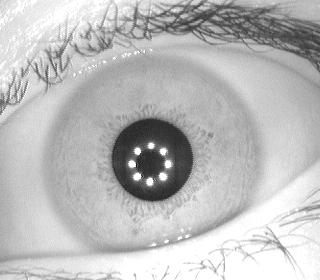
#> input picture images/img.png, 320 x 280 px
$ python -i normalize.py   (imports and definitions only)
#> lines starting #> are read from the running program, lines starting #| are printed output that depends on the picture; after the words box and inside, x2 and y2 are one past the last pixel; in counts of white or black regions, pixels touching at a corner belong together
### detect.py
import cv2 as cv
import numpy as np


def find_pupil(img):
    """Finds pupil on a given image.

    :param img: Grayscale image

    :return: Tuple with coordinates and radius of enclosing circle.
    """

    P = np.sum(img) / img.size

    pupil_thresh = P / 2
    _, pupil = cv.threshold(img, pupil_thresh, 255, 0)

    # remove eyelashes
    pupil = _morph_open(pupil, r=4, iters=1)

    (x, y), radius = _find_enclosing_circle(pupil)

    # entire iris circle must be inside img
    max_radius = min(x, y, img.shape[0]-y, img.shape[1]-x) - 2
    radius = min(radius, max_radius)

    return (x, y), radius


def find_iris(img, pupil_x, pupil_y, pupil_r):
    """Finds iris on a given image.

    :param img: Grayscale image
    :param pupil_x: X coordinate of already detected pupil
    :param pupil_y: Y coordinate of already detected pupil
    :param pupil_r: Radius of already detected pupil

    :return: Tuple with coordinates and radius of enclosing circle.
    """
    height, width = img.shape

    # starting point for searching iris outer edge
    baseline_r = round(2 * pupil_r)

    circle_mask = np.zeros_like(img)
    cv.circle(circle_mask, (pupil_x, pupil_y), baseline_r, 1, 1)

    color_brightness_baseline = np.sum(circle_mask * img) / np.sum(circle_mask)
    color_brightness_threshold = color_brightness_baseline * 1.03

    max_r = min(pupil_x, pupil_y, height-pupil_y, width-pupil_x)  # img borders
    for iris_r in range(baseline_r, max_r):
        circle_mask = np.zeros_like(img)
        cv.circle(circle_mask, (pupil_x, pupil_y), iris_r, 1, 1)
        brightness = np.sum(circle_mask * img) / np.sum(circle_mask)

        if brightness > color_brightness_threshold:
            return (pupil_x, pupil_y), iris_r

    return (pupil_x, pupil_y), min(2 * pupil_r, max_r) - 1


def _morph_open(img, r=3, iters=1):
    """Apply morphological 'opening' operation to image.

    :param img: Binary image
    :param r: Kernel size
    :param iters: Number of times operation will be applied

    :return: Input image after appling all operations.
    """
    image = cv.bitwise_not(img)
    kernel = np.ones((r, r), np.uint8)
    return cv.bitwise_not(cv.morphologyEx(image, kernel=kernel, iterations=iters, op=cv.MORPH_OPEN))


def _find_enclosing_circle(img):
    """Finds enclosing circle around largest object on binary image.

    :param img: Binary image

    :return: Tuple with coordinates and radius of enclosing circle.
    """
    img = cv.bitwise_not(img)

    contours, _ = cv.findContours(
        img, cv.RETR_EXTERNAL, cv.CHAIN_APPROX_SIMPLE)
    cnt = max(contours, key=cv.contourArea)

    (x, y), radius = cv.minEnclosingCircle(cnt)
    center = (round(x), round(y))
    radius = round(radius)

    return center, radius

### normalize.py
import cv2 as cv
import numpy as np

from detect import find_pupil, find_iris


def normalize_image(img):
    """Normalize eye image to unified rectangular shape containing only iris pixels.

    :param img: Eye image to normalize

    :return: Normalized iris.
    """
    img_gray = cv.cvtColor(img, cv.COLOR_BGR2GRAY)
    blurried_image = _gaussian_blur(img_gray)
    (pupil_x, pupil_y), pupil_r = find_pupil(blurried_image)
    (iris_x, iris_y), iris_r = find_iris(
        blurried_image, pupil_x, pupil_y, pupil_r)

    cropped_iris = img[iris_y-iris_r:iris_y+iris_r,
                       iris_x-iris_r:iris_x+iris_r]
    unrolled_iris = _unroll_iris(cropped_iris, iris_r, pupil_r)

    return unrolled_iris


def _gaussian_blur(img):
    """Apply gaussian blur to image.

    :param img: Image to blur

    :return: Blurred image.
    """
    gauss_matrix = np.array([
        [0.037, 0.039, 0.04, 0.039, 0.037],
        [0.039, 0.042, 0.042, 0.042, 0.039],
        [0.04, 0.042, 0.043, 0.042, 0.04],
        [0.039, 0.042, 0.042, 0.042, 0.039],
        [0.037, 0.039, 0.04, 0.039, 0.037]
    ])

    return cv.filter2D(img, -1, gauss_matrix)


def _unroll_iris(cropped_iris, r_outer, r_inner, M=64, N=512):
    """Transform iris image from annulus to rectangular shape.

    :param img: Cropped BGR iris image (square cropping)

    :return: ndarray(N, M) with straightened iris image.
    """
    inner_radius_factor = r_inner / r_outer

    warped_width = N
    warped_height = round(M / (1 - inner_radius_factor))

    # Unwarp ring
    warped = cv.warpPolar(
        cropped_iris, (warped_height, warped_width), (r_outer, r_outer), r_outer, 0)

    # Rotate 90 degrees
    straightened = cv.rotate(warped, cv.ROTATE_90_COUNTERCLOCKWISE)

    # Crop to ring only
    cropped = straightened[:M, :]

    return cropped

>>> import cv2
>>> picture = cv2.imread('images/img.png')
#> picture is the input picture: shape (280, 320, 3); min 12, max 255, mean 187.8
>>> result = normalize_image(picture)
#> in find_pupil, `P = np.sum(img) / img.size`: P = 187.6
#> in find_pupil, `pupil_thresh = P / 2`: pupil_thresh = 93.81
#> in find_pupil, `_, pupil = cv.threshold(img, pupil_thresh, 255, 0)`:
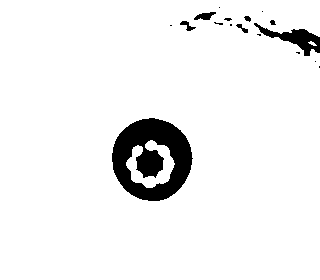
#> pupil: shape (280, 320); 94.2% white; 17 black regions (10 under 20 px), largest, box (x1, y1, x2, y2) and area: (112, 118, 193, 201) 4130, (254, 23, 320, 56) 731, (194, 12, 216, 20) 107
#> in _morph_open, `return cv.bitwise_not(cv.morphologyEx(image, kernel=kernel, iterations..`:
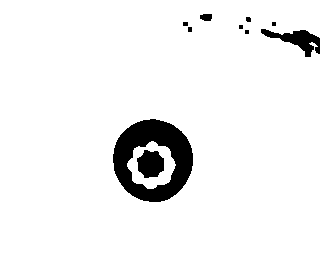
#> returned value: shape (280, 320); 94.4% white; 10 black regions (3 under 20 px), largest, box (x1, y1, x2, y2) and area: (113, 119, 193, 202) 3540, (261, 29, 320, 57) 681, (137, 150, 164, 178) 572
#> in _find_enclosing_circle, `img = cv.bitwise_not(img)`: img: shape (280, 320); 5.6% white; 10 white regions (3 under 20 px)
#> in _find_enclosing_circle, `contours, _ = cv.findContours( img, cv.RETR_EXTERNAL, cv.CHAIN_APPROX_..`: contours = 9 contours, 6 with area under 20; largest, box (x1, y1, x2, y2) and area: (113, 119, 193, 202) 5061, (261, 29, 320, 57) 596, (200, 14, 212, 21) 57
#> in _find_enclosing_circle, `cnt = max(contours, key=cv.contourArea)`: cnt = contour of 119 points, box (x1, y1, x2, y2) (113, 119, 193, 202), area 5061
#> in _find_enclosing_circle, `(x, y), radius = cv.minEnclosingCircle(cnt)`: x = 152.4; y = 160.3; radius = 41.39
#> in _find_enclosing_circle, `center = (round(x), round(y))`: center = (152, 160)
#> in _find_enclosing_circle, `radius = round(radius)`: radius = 41
#> in find_pupil, `(x, y), radius = _find_enclosing_circle(pupil)`: x = 152; y = 160; radius = 41
#> in find_pupil, `max_radius = min(x, y, img.shape[0]-y, img.shape[1]-x) - 2`: max_radius = 118
#> in normalize_image, `(pupil_x, pupil_y), pupil_r = find_pupil(blurried_image)`: pupil_x = 152; pupil_y = 160; pupil_r = 41
#> in find_iris, `baseline_r = round(2 * pupil_r)`: baseline_r = 82
#> in find_iris, `cv.circle(circle_mask, (pupil_x, pupil_y), baseline_r, 1, 1)`: circle_mask: shape (280, 320); values 0 (black) and 1 (white), 0.51% white in thin lines or dots, all inside (x1, y1, x2, y2) = (70, 78, 235, 243)
#> in find_iris, `color_brightness_baseline = np.sum(circle_mask * img) / np.sum(circle_..`: color_brightness_baseline = 187.3
#> in find_iris, `color_brightness_threshold = color_brightness_baseline * 1.03`: color_brightness_threshold = 192.9
#> in find_iris, `max_r = min(pupil_x, pupil_y, height-pupil_y, width-pupil_x)`: max_r = 120
#> the loop in find_iris, `for iris_r in range(baseline_r, max_r):` made 24 passes
#> brightness on passes 1 to 12: 187.3, 186.5, 185.5, 184.1, 183.1, 182.5, 182.6, 183.3, 184.2, 184.9, 185.3, 185.6
#> after the loop in find_iris, `for iris_r in range(baseline_r, max_r):`:
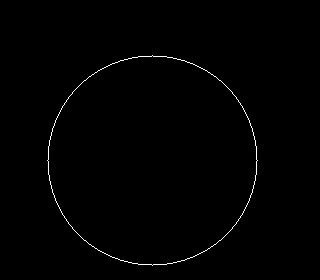
#> circle_mask: shape (280, 320); values 0 (black) and 1 (white), 0.66% white in thin lines or dots, all inside (x1, y1, x2, y2) = (47, 55, 258, 266)
#> in normalize_image, `(iris_x, iris_y), iris_r = find_iris( blurried_image, pupil_x, pupil_y..`: iris_x = 152; iris_y = 160; iris_r = 105
#> in normalize_image, `cropped_iris = img[iris_y-iris_r:iris_y+iris_r, iris_x-iris_r:iris_x+i..`:
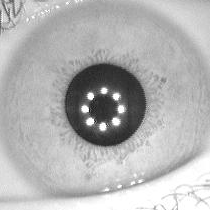
#> cropped_iris: shape (210, 210, 3); min 12, max 255, mean 178.9
#> in _unroll_iris, `inner_radius_factor = r_inner / r_outer`: inner_radius_factor = 0.39
#> in _unroll_iris, `warped_height = round(M / (1 - inner_radius_factor))`: warped_height = 105
#> in _unroll_iris, `warped = cv.warpPolar( cropped_iris, (warped_height, warped_width), (r..`:
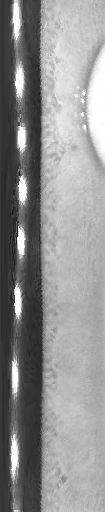
#> warped: shape (512, 105, 3); min 12, max 255, mean 143.8
#> in _unroll_iris, `straightened = cv.rotate(warped, cv.ROTATE_90_COUNTERCLOCKWISE)`:
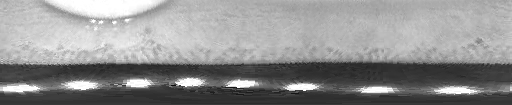
#> straightened: shape (105, 512, 3); min 12, max 255, mean 143.8
#> in _unroll_iris, `cropped = straightened[:M, :]`:
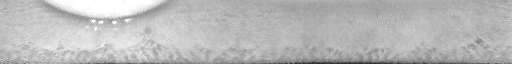
#> cropped: shape (64, 512, 3); min 38, max 255, mean 185
